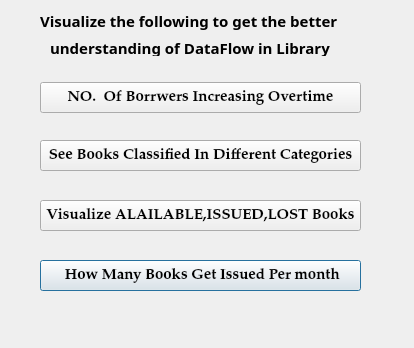
<?xml version="1.0" encoding="UTF-8"?>
<ui version="4.0">
 <class>Dialog</class>
 <widget class="QDialog" name="Dialog">
  <property name="geometry">
   <rect>
    <x>0</x>
    <y>0</y>
    <width>414</width>
    <height>348</height>
   </rect>
  </property>
  <property name="windowTitle">
   <string>Visualization Of Library Data </string>
  </property>
  <widget class="QPushButton" name="btn5">
   <property name="geometry">
    <rect>
     <x>40</x>
     <y>260</y>
     <width>321</width>
     <height>31</height>
    </rect>
   </property>
   <property name="font">
    <font>
     <family>Palatino Linotype</family>
     <pointsize>11</pointsize>
     <weight>75</weight>
     <bold>true</bold>
    </font>
   </property>
   <property name="focusPolicy">
    <enum>Qt::StrongFocus</enum>
   </property>
   <property name="text">
    <string> How Many Books Get Issued Per month</string>
   </property>
  </widget>
  <widget class="QPushButton" name="btn4">
   <property name="geometry">
    <rect>
     <x>40</x>
     <y>200</y>
     <width>321</width>
     <height>31</height>
    </rect>
   </property>
   <property name="font">
    <font>
     <family>Palatino Linotype</family>
     <pointsize>11</pointsize>
     <weight>75</weight>
     <bold>true</bold>
    </font>
   </property>
   <property name="focusPolicy">
    <enum>Qt::StrongFocus</enum>
   </property>
   <property name="text">
    <string>Visualize ALAILABLE,ISSUED,LOST Books</string>
   </property>
  </widget>
  <widget class="QPushButton" name="btn1">
   <property name="geometry">
    <rect>
     <x>40</x>
     <y>82</y>
     <width>321</width>
     <height>31</height>
    </rect>
   </property>
   <property name="font">
    <font>
     <family>Palatino Linotype</family>
     <pointsize>11</pointsize>
     <weight>75</weight>
     <bold>true</bold>
    </font>
   </property>
   <property name="focusPolicy">
    <enum>Qt::StrongFocus</enum>
   </property>
   <property name="text">
    <string>NO.  Of Borrwers Increasing Overtime</string>
   </property>
  </widget>
  <widget class="QPushButton" name="btn2">
   <property name="geometry">
    <rect>
     <x>40</x>
     <y>140</y>
     <width>321</width>
     <height>31</height>
    </rect>
   </property>
   <property name="font">
    <font>
     <family>Palatino Linotype</family>
     <pointsize>11</pointsize>
     <weight>75</weight>
     <bold>true</bold>
    </font>
   </property>
   <property name="focusPolicy">
    <enum>Qt::StrongFocus</enum>
   </property>
   <property name="text">
    <string>See Books Classified In Different Categories</string>
   </property>
  </widget>
  <widget class="QLabel" name="label">
   <property name="geometry">
    <rect>
     <x>40</x>
     <y>10</y>
     <width>341</width>
     <height>21</height>
    </rect>
   </property>
   <property name="font">
    <font>
     <family>MV Boli</family>
     <pointsize>11</pointsize>
     <weight>75</weight>
     <bold>true</bold>
    </font>
   </property>
   <property name="text">
    <string>Visualize the following to get the better </string>
   </property>
  </widget>
  <widget class="QLabel" name="label_2">
   <property name="geometry">
    <rect>
     <x>50</x>
     <y>40</y>
     <width>301</width>
     <height>16</height>
    </rect>
   </property>
   <property name="font">
    <font>
     <family>MV Boli</family>
     <pointsize>11</pointsize>
     <weight>75</weight>
     <bold>true</bold>
    </font>
   </property>
   <property name="text">
    <string>understanding of DataFlow in Library</string>
   </property>
  </widget>
 </widget>
 <resources/>
 <connections/>
</ui>
